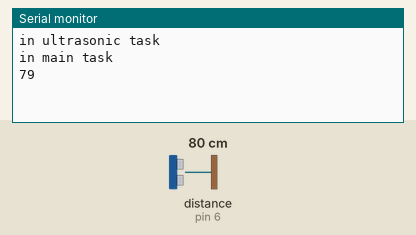
Recording of a sketch running on a simulated Arduino Uno, built with avr-gcc and run on an emulated ATmega328P. Shown: the last lines printed to the serial monitor. Wiring (inferred from the names in the program): ultrasonic range finder: trigger pin 7; echo pin 6. The inputs (shaded band) are chosen by the test bench; at power-on: distance to the obstacle (sensor on pin 6) 80 cm. The echo pulse lasts 58.3 µs per cm.

Above: at 0.8 s.
0.9 s: distance to the obstacle (sensor on pin 6) set to 2 cm
At 1.6 s:
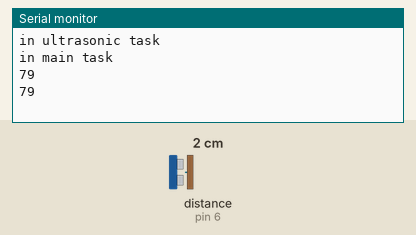
2.4 s: distance to the obstacle (sensor on pin 6) set to 4 cm
At 3.4 s:
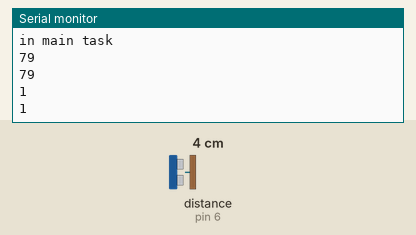
Timing chart, 0 to 5.4 s (numbered marks = the images above; inputs shaded):
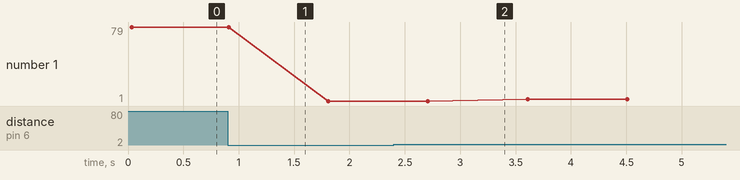

The sketch:

Ultrasonic_with_RTOS_v1.ino
```cpp
#include <Arduino_FreeRTOS.h>
#include "queue.h"
#include "task.h"
#include "macros.h"

QueueHandle_t UltraSonicQ =  xQueueCreate( 10, sizeof(int) ); //Queue holding last 10 readings of the Ultrasonic sensor
bool UltrasonicZeroFlag = false;  //states weather the last reading of the ultrasonic sensor was zero or not
                                  // as it gives fake value of zero a lot
unsigned int UltraSonicValue;     //actual normalized reading of the ultrasonic

//main task
void MainTask(void * param)
{
  Serial.println("in main task"); //for debugging
  char zero = 0;
  for(char i = 0;i<10;i++)
  {
    xQueueSend( UltraSonicQ,( void * ) NULL, (TickType_t )0);      //fills the queue initially with zeros
  }
  while(true)
  {
    if(!UltrasonicZeroFlag)
      Serial.println(UltraSonicValue);
      vTaskDelay(60);    //blocks current task for 60 ticks
  }
}

void UltrasonicTask(void * param) //task that gets the reading of the ultrasonic and normalizes it
{
  Serial.println("in ultrasonic task"); //for debugging
   pinMode(ultraSoundSignal,OUTPUT);    //set the signal pin to OUTPUT
   pinMode(ultraSonicEcho,INPUT);       //sets the echo pin to INPUT
   digitalWrite(ultraSonicEcho, HIGH);  // Turn on pullup resistor
   unsigned long echo;                  //duration of the echo pulse
  while(true){
    taskENTER_CRITICAL();               //disables the scheduler
    digitalWrite(ultraSoundSignal, LOW); // Send low pulse
    delayMicroseconds(2); // Wait for 2 microseconds
    digitalWrite(ultraSoundSignal, HIGH); // Send high pulse
    delayMicroseconds(5); // Wait for 5 microseconds
    digitalWrite(ultraSoundSignal, LOW); // Holdoff
    // please note that pulseIn has a 1sec timeout, which may
    // not be desirable. Depending on your sensor specs, you
    // can likely bound the time like this -- marcmerlin
    echo = pulseIn(ultraSonicEcho, HIGH); //Listen for echo
    taskEXIT_CRITICAL();              //enables the scheduler
    //gets the average of last 10 non zero readings
    if(echo != 0) //discards zero reading
    {
      unsigned long ultrasoundValue;  //ultrasound value
      xQueueReceive( UltraSonicQ, &( ultrasoundValue ), (TickType_t)0); //discards oldest of the the last 10 readings
      ultrasoundValue = (echo / 58.138); //convert to CM
      xQueueSend( UltraSonicQ,( void * )&ultrasoundValue , (TickType_t )100); //adds the newest reading to the queue
      ultrasoundValue = 0;  //resets the variable
      //gets the average of the last 10 readings
      for(char i = 0;i<10;i++)
      {
        unsigned int tmp; //temproray variable
        xQueueReceive( UltraSonicQ, &( tmp ), (TickType_t)20);      //sets tmp to the oldest of the last 10 readings
        ultrasoundValue = ultrasoundValue + tmp;                    //adds tmp to the sum of values so far
        xQueueSend( UltraSonicQ,( void * )&tmp , (TickType_t )100); //adds the value in temp to the back of the queue
      }
      UltraSonicValue = ultrasoundValue/10;                         //gets the avearge of the last 10 values
      UltrasonicZeroFlag = false;                                   //gets the zero flag down stating that the last reading was not zero
     }
     else
     {
      UltrasonicZeroFlag = true;                                    //raises the zero flag
     }
    vTaskDelay(5);                                                 //blocks the task for 5 ticks
  }

}

void setup() {
  // put your setup code here, to run once:
  Serial.begin(9600); //initialises the serial for debugging
  TaskHandle_t  First_handle,Second_handle; //task handles and it is redundant and can be replaced with NULL as long as it is needed

  xTaskCreate(UltrasonicTask, "Task1",SWITCHTASKSTACKSIZE, NULL,1, &First_handle);  //creating ultrasonic task
  xTaskCreate(MainTask, "Task2",SWITCHTASKSTACKSIZE, NULL,2, &Second_handle); //creating main task
  //starting the scheduler
  vTaskStartScheduler();
}

void loop() {
  // put your main code here, to run repeatedly:

}
```

macros.h
```cpp
//conststants
#define SWITCHTASKSTACKSIZE        128  //Stack Size


//pins used
#define ultraSonicEcho  6 //Ultrasound signal pin
#define ultraSoundSignal  7 // Ultrasound signal pin
```

Measured:
- plotted number 1: 79 → 1 after the input at 0.9 s, 1 → 3 after the input at 2.4 s
